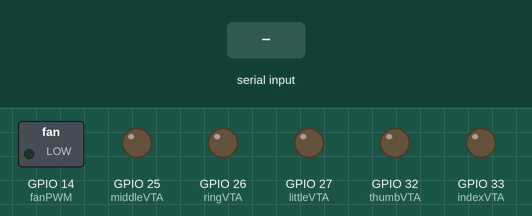
A sketch run on a simulated ESP32. Parts: switched loads named in the sketch (green lamp = pin HIGH), output pins drawn as LEDs (lit = HIGH). The test bench sets the inputs (shaded band). What the sketch prints to the serial monitor is not drawn.

Above: at 1.2 s.
1.3 s: "ACTIVATE_PATTERN\n" received over Serial
At 2.3 s:
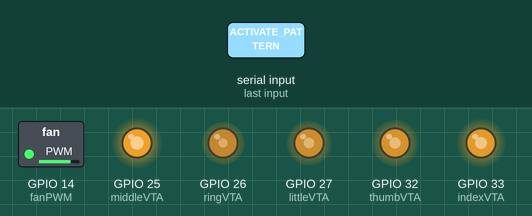
Timing chart, 0 to 5.8 s (numbered marks = the images above; inputs shaded):
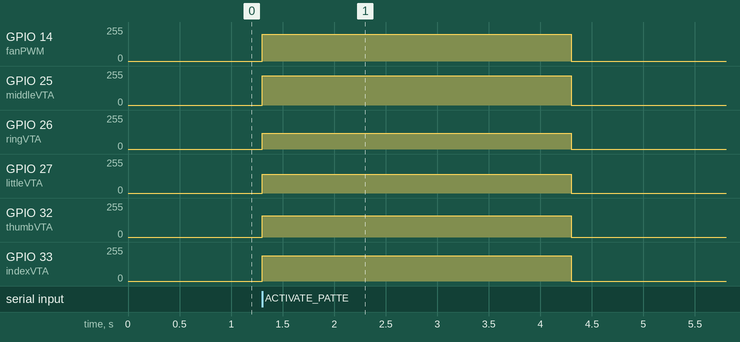

The sketch:

serialPattern.ino
```cpp
// ESP32 Serial Pattern Trigger
// Receives a single command over Serial and triggers a pattern on VTA and Fan pins

const int thumbVTA = 32;
const int indexVTA = 33;
const int middleVTA = 25;
const int ringVTA = 26;
const int littleVTA = 27;
const int fanPWM = 14;

void setup() {
    Serial.begin(115200);
    pinMode(thumbVTA, OUTPUT);
    pinMode(indexVTA, OUTPUT);
    pinMode(middleVTA, OUTPUT);
    pinMode(ringVTA, OUTPUT);
    pinMode(littleVTA, OUTPUT);
    pinMode(fanPWM, OUTPUT);

    Serial.println("ESP32 Ready. Awaiting command from Unity...");
}

void loop() {
    if (Serial.available()) {
        String command = Serial.readStringUntil('\n');
        command.trim();

        if (command == "ACTIVATE_PATTERN") {
            triggerPattern();
        }
    }
}

void triggerPattern() {
    analogWrite(thumbVTA, 160);  // 62% PWM
    analogWrite(indexVTA, 190);  // 75% PWM
    analogWrite(middleVTA, 220); // 86% PWM
    analogWrite(ringVTA, 120);   // 47% PWM
    analogWrite(littleVTA, 140); // 55% PWM
    analogWrite(fanPWM, 200);    // 78% PWM
    delay(3000);

    // Turn all off
    analogWrite(thumbVTA, 0);
    analogWrite(indexVTA, 0);
    analogWrite(middleVTA, 0);
    analogWrite(ringVTA, 0);
    analogWrite(littleVTA, 0);
    analogWrite(fanPWM, 0);
}
```

Measured:
- after the input at 1.3 s, GPIO 14 (fanPWM): 0/255 → 200/255 at once, → 0/255 3.0 s later; GPIO 25 (middleVTA): 0/255 → 220/255 at once, → 0/255 3.0 s later; GPIO 26 (ringVTA): 0/255 → 120/255 at once, → 0/255 3.0 s later; GPIO 27 (littleVTA): 0/255 → 140/255 at once, → 0/255 3.0 s later; GPIO 32 (thumbVTA): 0/255 → 160/255 at once, → 0/255 3.0 s later
